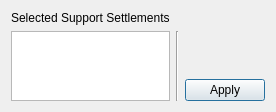
<?xml version="1.0" encoding="UTF-8"?>
<ui version="4.0">
 <class>DeleteSupportSettlementsDialog</class>
 <widget class="QDialog" name="DeleteSupportSettlementsDialog">
  <property name="geometry">
   <rect>
    <x>0</x>
    <y>0</y>
    <width>250</width>
    <height>108</height>
   </rect>
  </property>
  <property name="windowTitle">
   <string>Delete Support Settlements</string>
  </property>
  <layout class="QGridLayout" name="gridLayout">
   <item row="0" column="0">
    <widget class="QLabel" name="selectedSupportSettlementsLabel">
     <property name="text">
      <string>Selected Support Settlements</string>
     </property>
    </widget>
   </item>
   <item row="1" column="0" rowspan="2">
    <widget class="QTextEdit" name="selectedSupportSettlementsTextEdit">
     <property name="undoRedoEnabled">
      <bool>false</bool>
     </property>
     <property name="readOnly">
      <bool>true</bool>
     </property>
     <property name="acceptRichText">
      <bool>false</bool>
     </property>
    </widget>
   </item>
   <item row="1" column="1" rowspan="2">
    <widget class="Line" name="line">
     <property name="orientation">
      <enum>Qt::Vertical</enum>
     </property>
    </widget>
   </item>
   <item row="1" column="2">
    <spacer name="verticalSpacer">
     <property name="orientation">
      <enum>Qt::Vertical</enum>
     </property>
     <property name="sizeHint" stdset="0">
      <size>
       <width>20</width>
       <height>39</height>
      </size>
     </property>
    </spacer>
   </item>
   <item row="2" column="2">
    <widget class="QPushButton" name="deleteSupportSettlementsPushButton">
     <property name="text">
      <string>Apply</string>
     </property>
     <property name="icon">
      <iconset resource="../../rsc.qrc">
       <normaloff>:/icons/dialog-ok-apply.png</normaloff>:/icons/dialog-ok-apply.png</iconset>
     </property>
    </widget>
   </item>
  </layout>
 </widget>
 <resources>
  <include location="../../rsc.qrc"/>
 </resources>
 <connections/>
</ui>
